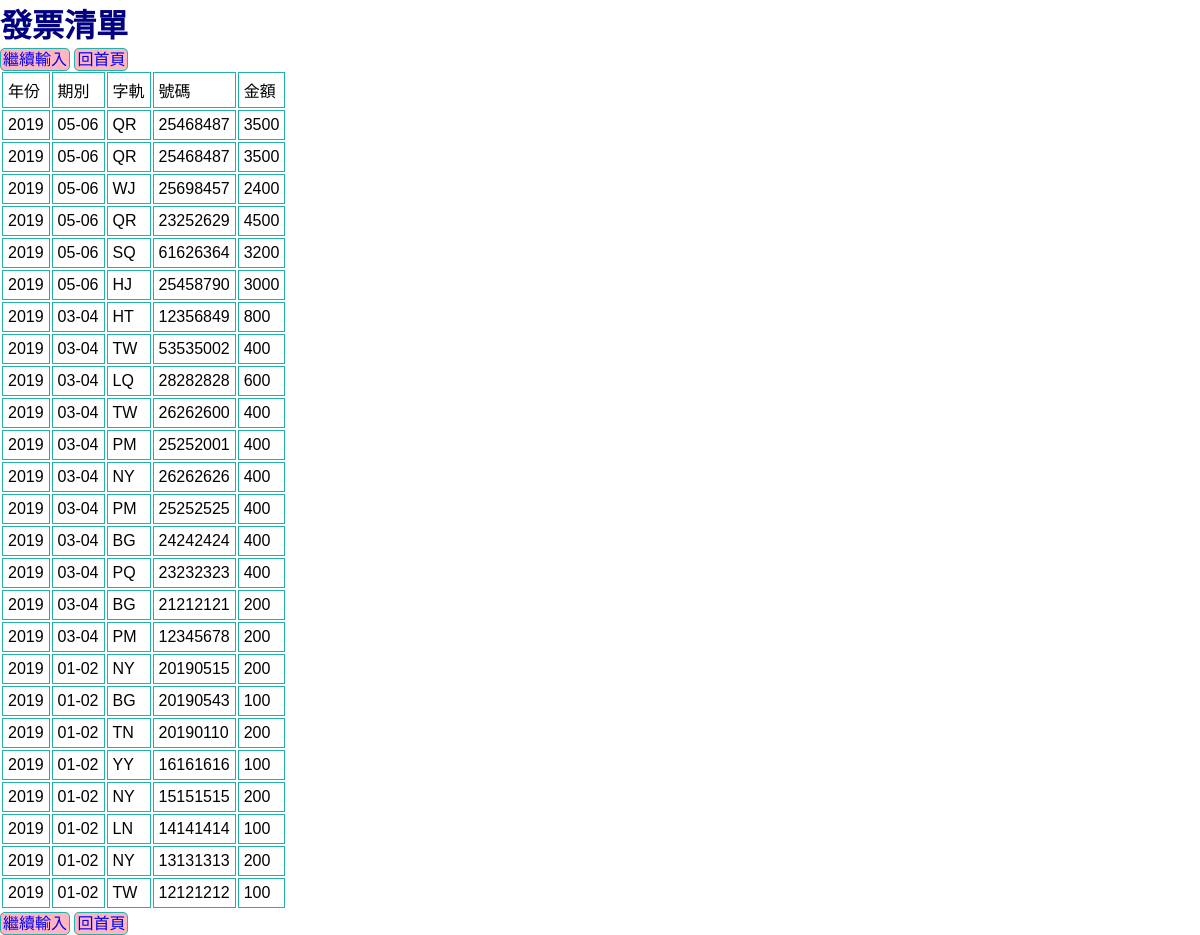
The page /invList.php on the database its author committed.
### tables this page shows
CREATE TABLE `invtb` (
  `id` int(10) UNSIGNED NOT NULL COMMENT '序號',
  `year` year(4) NOT NULL COMMENT '年份',
  `term` char(5) NOT NULL COMMENT '期別',
  `track` char(2) NOT NULL COMMENT ' 字軌',
  `number` char(8) NOT NULL COMMENT '號碼',
  `amount` int(6) NOT NULL COMMENT '金額'
);

### invList.php (the view, shortened to what this page needs)
<?php
include "base.php";
?>
<!DOCTYPE html>
<html lang="en">
<head>
    <link rel="stylesheet" href="style.css">
</head>
<body>
    <h1>發票清單</h1>
    <a href="invAdd.php">繼續輸入</a>
    <a href="index.php">回首頁</a>
<table>
    <tr>
        <td>年份</td>
        <td>期別</td>
        <td>字軌</td>
        <td>號碼</td>
        <td>金額</td>
    </tr>
<?php
$sql="SELECT * FROM invtb ORDER BY `id` DESC";
$rs= $pdo->query($sql)->fetchAll();
foreach ($rs as $value) {
 ?>
<tr>
    <td><?=$value['year'];?></td>
    <td><?=$value['term'];?></td>
    <td><?=$value['track'];?></td>
    <td><?=$value['number'];?></td>
    <td><?=$value['amount'];?></td>
</tr>
<?php
}
?>
</table>
<a href="invAdd.php">繼續輸入</a>
<a href="index.php">回首頁</a>
</body>
</html>

### style.css (style rules this page uses)
* { font-family: Arial, Helvetica, sans-serif, "微軟正黑體"; padding:0; margin:0; list-style-type: none; box-sizing: border-box; text-decoration: none; }
td { border: 1px solid lightseagreen; height: 1.5em; padding: 5px; border-collapse: collapse; }
a { border: 1px solid lightseagreen; background-color: lightpink; padding:2px; width:50px; border-radius:5px; text-align: center; }
h1 { font-size: 2em; color: navy; }

### rows shown on the page
invtb: year "2019", term "05-06", track "QR", number "25468487", amount "3500"
invtb: year "2019", term "05-06", track "QR", number "25468487", amount "3500"
invtb: year "2019", term "05-06", track "WJ", number "25698457", amount "2400"
invtb: year "2019", term "05-06", track "QR", number "23252629", amount "4500"
invtb: year "2019", term "05-06", track "SQ", number "61626364", amount "3200"
invtb: year "2019", term "05-06", track "HJ", number "25458790", amount "3000"
invtb: year "2019", term "03-04", track "HT", number "12356849", amount "800"
invtb: year "2019", term "03-04", track "TW", number "53535002", amount "400"
invtb: year "2019", term "03-04", track "LQ", number "28282828", amount "600"
invtb: year "2019", term "03-04", track "TW", number "26262600", amount "400"
invtb: year "2019", term "03-04", track "PM", number "25252001", amount "400"
invtb: year "2019", term "03-04", track "NY", number "26262626", amount "400"
invtb: year "2019", term "03-04", track "PM", number "25252525", amount "400"
invtb: year "2019", term "03-04", track "BG", number "24242424", amount "400"
invtb: year "2019", term "03-04", track "PQ", number "23232323", amount "400"
invtb: year "2019", term "03-04", track "BG", number "21212121", amount "200"
invtb: year "2019", term "03-04", track "PM", number "12345678", amount "200"
invtb: year "2019", term "01-02", track "NY", number "20190515", amount "200"
invtb: year "2019", term "01-02", track "BG", number "20190543", amount "100"
invtb: year "2019", term "01-02", track "TN", number "20190110", amount "200"
invtb: year "2019", term "01-02", track "YY", number "16161616", amount "100"
invtb: year "2019", term "01-02", track "NY", number "15151515", amount "200"
invtb: year "2019", term "01-02", track "LN", number "14141414", amount "100"
invtb: year "2019", term "01-02", track "NY", number "13131313", amount "200"
invtb: year "2019", term "01-02", track "TW", number "12121212", amount "100"
